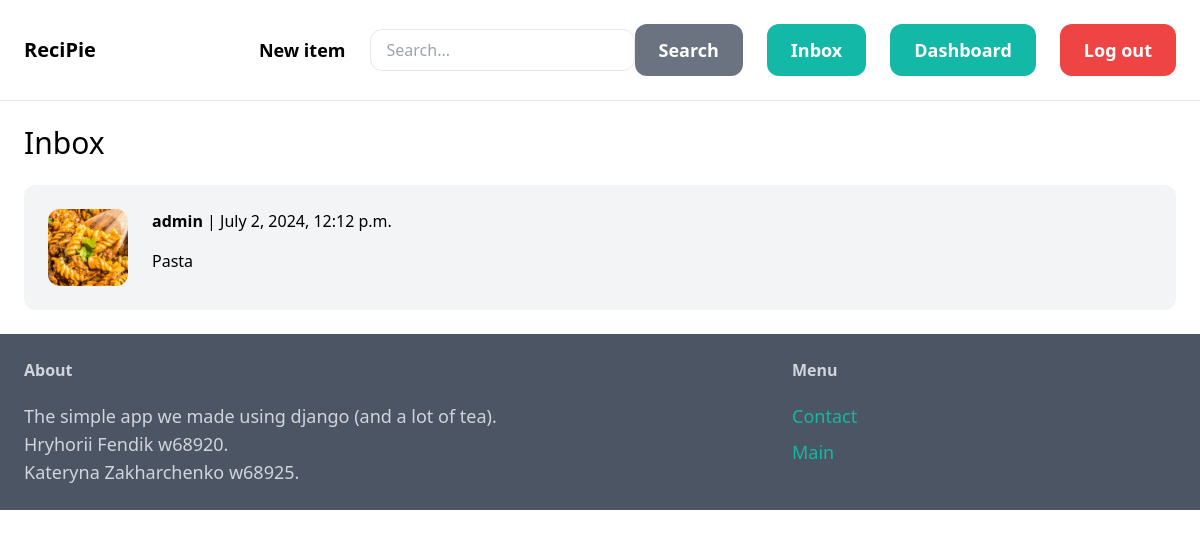
The app's page /inbox/ (signed in) with its own data.
### conversation/models.py (models this page shows)
class Conversation(models.Model):
    item = models.ForeignKey(Item, related_name='conversations', on_delete=models.CASCADE)
    members = models.ManyToManyField(User, related_name='conversations')
    created_at = models.DateTimeField(auto_now_add=True)
    modified_at = models.DateTimeField(auto_now=True)
    class Meta:
        ordering = ('-modified_at',)

### item/models.py (models this page shows, shortened)
class Item(models.Model):
    category=models.ForeignKey(Category, related_name='items', on_delete=models.CASCADE)
    name=models.CharField(max_length=255)
    description = models.TextField(blank=True, null=True)
    price = models.FloatField(blank=True, null=True)
    image = models.ImageField(upload_to='item_images', blank=True, null=True, default='item_images/null.png')
    is_sold = models.BooleanField(default=False)
    created_by = models.ForeignKey(User, related_name='items', on_delete=models.CASCADE)
    created_at=models.DateTimeField(auto_now_add=True)

### conversation/views.py (the view)
# urls.py: path('inbox/', include('conversation.urls')),
@login_required
def inbox(request):
    conversations = Conversation.objects.filter(members=request.user)
    return render(request, 'conversation/inbox.html', {
        'conversations': conversations
    })

### conversation/templates/conversation/inbox.html (shortened to what this page needs)
{% extends 'core/base.html' %}
{% block content  %}
    <h1 class="mb-6 text-3xl">Inbox</h1>
    <div class="space-y-6">
        {% for conversation in conversations %}
            <a href="{% url 'conversation:detail' conversation.id %}">
                <div class="p-6 flex bg-gray-100 rounded-xl">
                    <div class="pr-6">
                        <img src="{{conversation.item.image.url}}" class="w-20 rounded-xl">
                    </div>
                    <div>
                        {% for member in conversation.members.all %}
                            {% if member != request.user %}
                                <p class="mb-4"><strong>{{ member.username }}</strong> | {{ conversation.modified_at }}</p>
                                <p>{{conversation.item.name}}</p>
                            {% endif %}
                        {% endfor %}
                    </div>
                </div>
            </a>
        {% endfor %}
    </div>
{% endblock %}

### records on screen
Conversation: item.image (picture), modified_at "July 2, 2024, 12:12 p.m.", item.name "Pasta"

### other values on screen
{{ member.username }} "admin"
